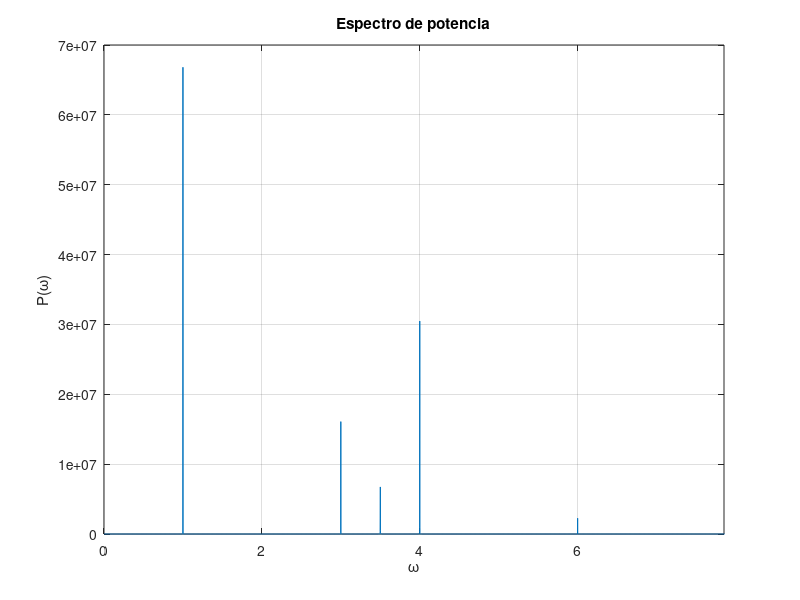

MATLAB code to generate this figure:
n=2^14;
dt=0.4;
t=(0:n-1)*dt; %vector de tiempos
x=cos(t)+0.5*cos(3*t)+0.4*cos(3.5*t)+0.7*cos(4*t)+0.2*cos(6*t);

%amplitud-fase vs. frecuencias
g=fft(x);
power=abs(g).^2;
dw=2*pi/(n*dt);
w=(0:n-1)*dw;
wc=pi/dt; %frecuencia angular crítica
plot(w,power)
xlim([0 wc])

xlabel('\omega')
ylabel('P(\omega)')
grid on
title('Espectro de potencia')
